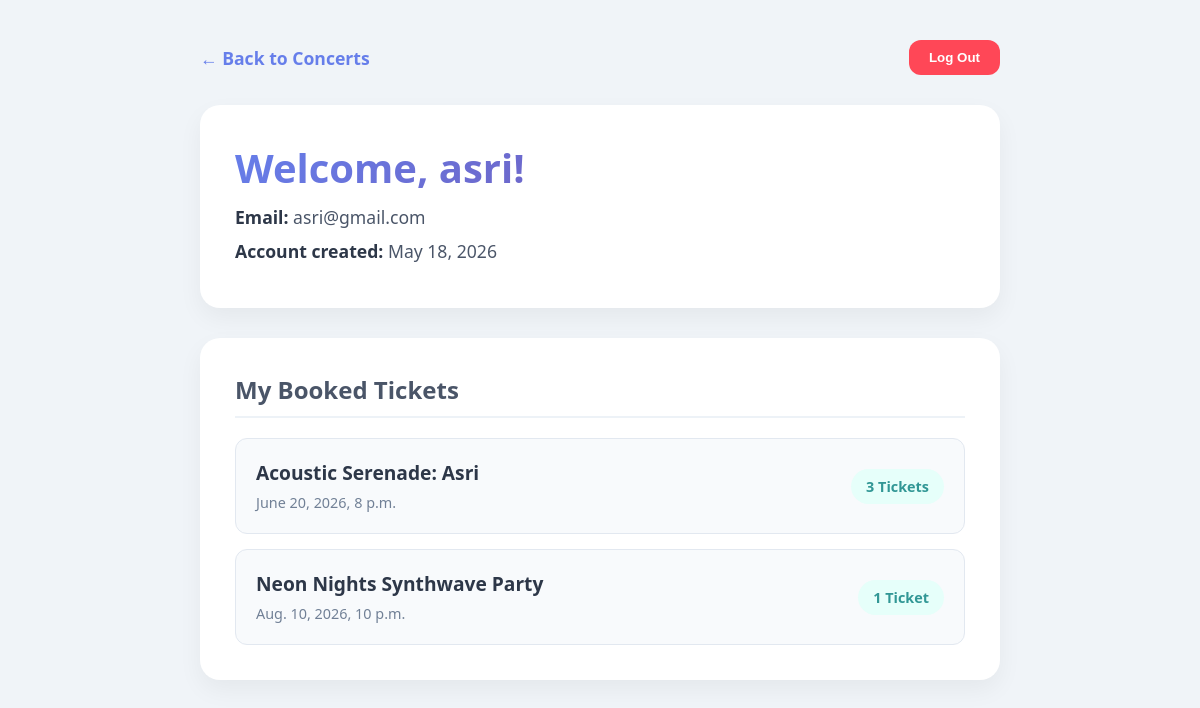
The page /profile/ (signed in) on the database its author committed.
### booking/models.py (models this page shows, shortened)
class Booking(models.Model):
    user = models.ForeignKey(User, on_delete=models.CASCADE)
    concert = models.ForeignKey(Concert, on_delete=models.CASCADE)
    tickets_booked = models.IntegerField(default=1)
    booking_date = models.DateTimeField(auto_now_add=True)

class Concert(models.Model):
    title = models.CharField(max_length=200)
    description = models.TextField()
    date = models.DateTimeField()
    available_tickets = models.IntegerField()
    price = models.DecimalField(max_digits=8, decimal_places=2)
    poster = models.ImageField(upload_to='concert_posters/', blank=True, null=True)

### booking/views.py (the view)
# urls.py: path('profile/', views.profile, name='profile'),
@login_required
def profile(request):
    user_bookings = Booking.objects.filter(user=request.user)
    return render(request, 'booking/profile.html', {'bookings': user_bookings})

### booking/templates/booking/profile.html (shortened to what this page needs)
<!DOCTYPE html>
<html lang="en">
<head>
</head>
<body>
    <div class="dashboard-container">
        <div class="top-nav">
            <a href="{% url 'concert_list' %}">← Back to Concerts</a>
            <form method="POST" action="{% url 'logout' %}" style="margin: 0;">
                <button type="submit" class="logout-btn">Log Out</button>
            </form>
        </div>
        <div class="card">
            <h1>Welcome, {{ user.username }}!</h1>
            <div class="user-info">
                <p><strong>Email:</strong> {{ user.email|default:"No email provided" }}</p>
                <p><strong>Account created:</strong> {{ user.date_joined|date:"M d, Y" }}</p>
            </div>
        </div>
        <div class="card">
            <h2>My Booked Tickets</h2>
            {% if bookings %}
                <ul class="ticket-list">
                    {% for booking in bookings %}
                        <li class="ticket-item">
                            <div class="ticket-details">
                                <strong>{{ booking.concert.title }}</strong>
                                <span>{{ booking.concert.date }}</span>
                            </div>
                            <div class="ticket-badge">
                                {{ booking.tickets_booked }} Ticket{{ booking.tickets_booked|pluralize }}
                            </div>
                        </li>
                    {% endfor %}
                </ul>
            {% else %}
                <div class="empty-state">
                    <p>You haven't booked any concerts yet!</p>
                    <a href="{% url 'concert_list' %}">Browse available shows here.</a>
                </div>
            {% endif %}
        </div>
    </div>
</body>
</html>

### booking/templates/booking/profile.html (style rules this page uses)
body { font-family: 'Segoe UI', Tahoma, Geneva, Verdana, sans-serif; background-color: #f0f4f8; color: #2d3748; margin: 0; padding: 40px 20px; display: flex; justify-content: center; }
.dashboard-container { width: 100%; max-width: 800px; animation: fadeIn 0.5s ease; }
.top-nav { display: flex; justify-content: space-between; align-items: center; margin-bottom: 30px; }
.top-nav a { color: #667eea; text-decoration: none; font-weight: bold; font-size: 1.1em; transition: color 0.2s; }
.logout-btn { background: #ff4757; color: white; border: none; padding: 10px 20px; border-radius: 12px; font-weight: bold; cursor: pointer; transition: transform 0.1s ease; }
.card { background: white; border-radius: 20px; padding: 35px; box-shadow: 0 10px 25px rgba(0,0,0,0.05); margin-bottom: 30px; }
h1 { margin-top: 0; font-size: 2.5em; background: linear-gradient(135deg, #667eea 0%, #764ba2 100%); -webkit-background-clip: text; -webkit-text-fill-color: transparent; margin-bottom: 5px; }
h2 { color: #4a5568; font-size: 1.5em; margin-top: 0; margin-bottom: 20px; border-bottom: 2px solid #edf2f7; padding-bottom: 10px; }
.user-info p { font-size: 1.1em; color: #4a5568; margin: 10px 0; }
.user-info strong { color: #2d3748; }
.ticket-list { list-style: none; padding: 0; margin: 0; display: grid; gap: 15px; }
.ticket-item { background: #f8fafc; border: 1px solid #e2e8f0; border-radius: 12px; padding: 20px; display: flex; justify-content: space-between; align-items: center; transition: transform 0.2s ease, border-color 0.2s ease; }
.ticket-details strong { display: block; font-size: 1.2em; color: #2d3748; margin-bottom: 5px; }
.ticket-details span { color: #718096; font-size: 0.9em; }
.ticket-badge { background: #e6fffa; color: #319795; padding: 8px 15px; border-radius: 20px; font-weight: bold; font-size: 0.9em; }

### rows shown on the page
Booking: concert "Acoustic Serenade: Asri", concert "June 20, 2026, 8 p.m.", tickets_booked "3"
Booking: concert "Neon Nights Synthwave Party", concert "Aug. 10, 2026, 10 p.m.", tickets_booked "1"

### other values the page prints
{{ user.username }} "asri"
{{ user.email|default:"No email provided" }} "asri@gmail.com"
{{ user.date_joined|date:"M d, Y" }} "May 18, 2026"
